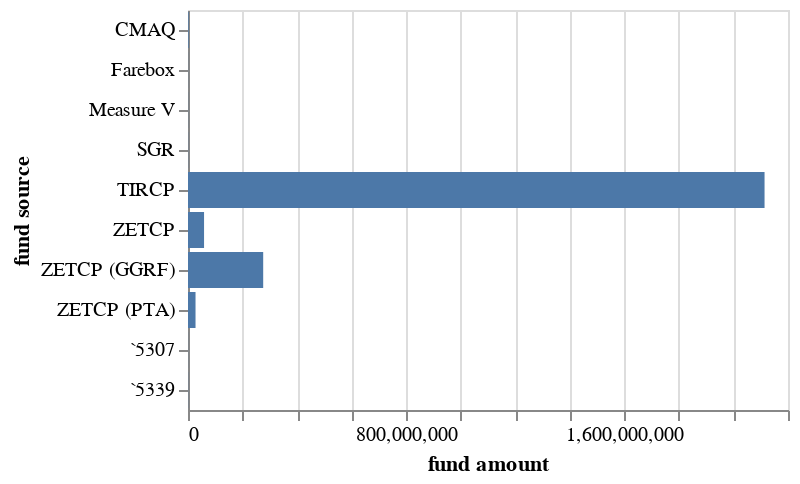

Here is the notebook cell this chart was saved with:
### Code cell
by_source = (
    all_melt.groupby(["fund source"])
    .agg({"fund amount": "sum", "rtpa": "nunique"})
    .reset_index()
)

make_bar(by_source, y_axis="fund source", x_axis="fund amount")

### Figure 1 — Vega-Lite specification as saved in the notebook (floating-point values rounded to 4 significant figures)
{"config": {"view": {"continuousWidth": 300, "continuousHeight": 300}}, "data": {"name": "data-7bf9c430f850755e275907cef1f095c7"}, "mark": {"type": "bar"}, "encoding": {"x": {"field": "fund amount", "type": "quantitative"}, "y": {"field": "fund source", "type": "nominal"}}, "$schema": "https://vega.github.io/schema/vega-lite/v5.17.0.json", "datasets": {"data-7bf9c430f850755e275907cef1f095c7": [{"fund source": "CMAQ", "fund amount": 2300000, "rtpa": 1}, {"fund source": "Farebox", "fund amount": 400000, "rtpa": 1}, {"fund source": "Measure V", "fund amount": 500000, "rtpa": 1}, {"fund source": "SGR", "fund amount": 620000, "rtpa": 1}, {"fund source": "TIRCP", "fund amount": 2114010519, "rtpa": 30}, {"fund source": "ZETCP", "fund amount": 58874499, "rtpa": 3}, {"fund source": "ZETCP (GGRF)", "fund amount": 275714380, "rtpa": 26}, {"fund source": "ZETCP (PTA)", "fund amount": 27584170, "rtpa": 23}, {"fund source": "`5307", "fund amount": 400000, "rtpa": 1}, {"fund source": "`5339", "fund amount": 600000, "rtpa": 1}]}}
